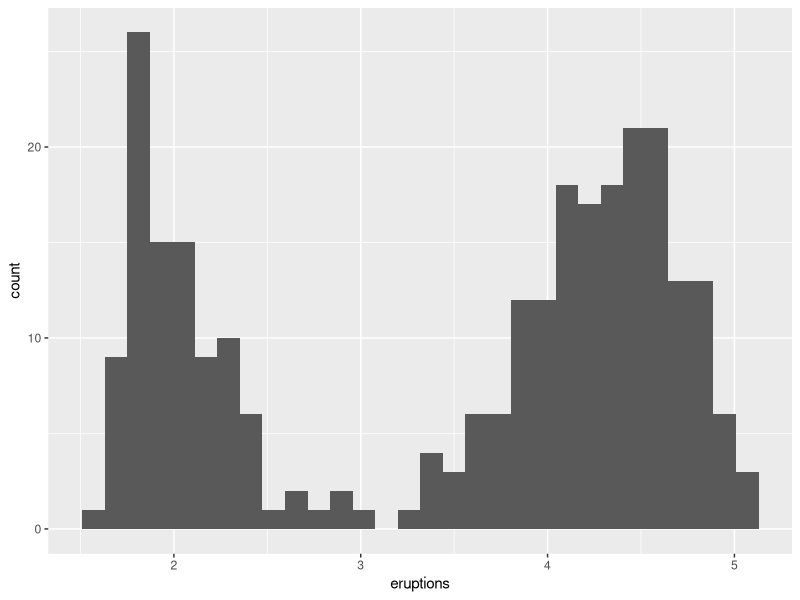
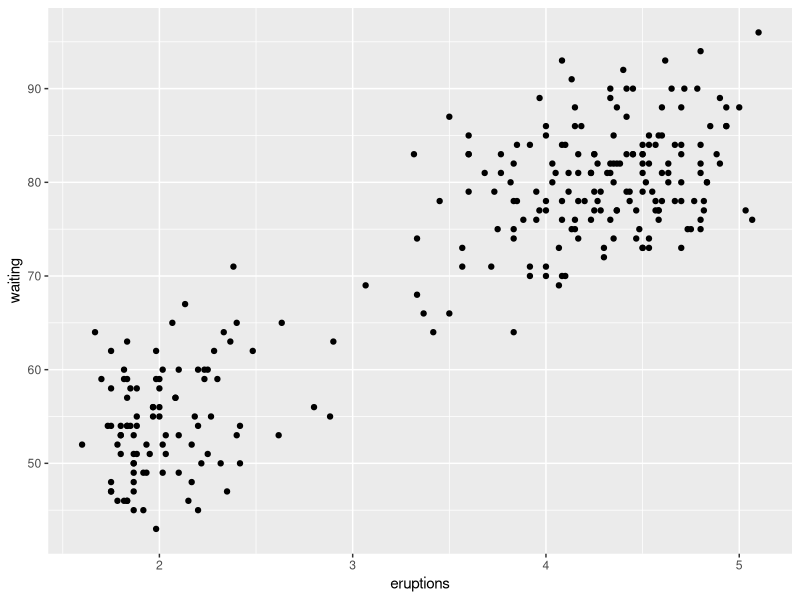

These figures' R source, in order:
## ---- chunk 1
knitr::opts_chunk$set(comment=NA)
options(width = 70)

library(MASS); library(tidyverse)
## make sure these libraries are installed in R
## always need tidyverse, also need MASS for Deliverable C
## ---- chunk 2
hwC <- tbl_df(faithful)
hwC
## ---- chunk 3
ggplot(hwC, aes(x = eruptions)) +
  geom_histogram()
## ---- chunk 4
mean(hwC$eruptions, trim = 0.1)
## ---- chunk 5
ggplot(hwC, aes(x = eruptions, y = waiting)) +
  geom_point()
## ---- chunk 6
cor(hwC$waiting, hwC$eruptions)
## ---- chunk 7
sessionInfo()
